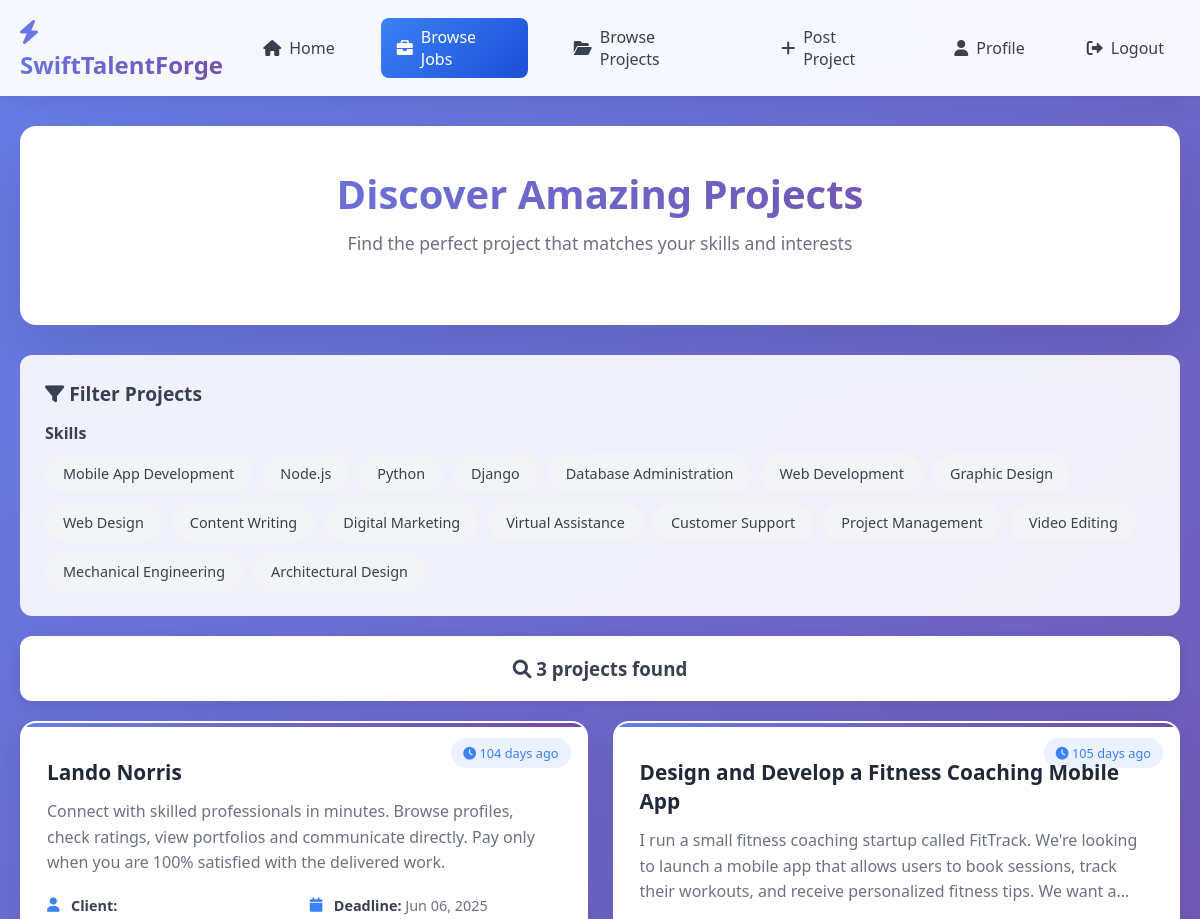
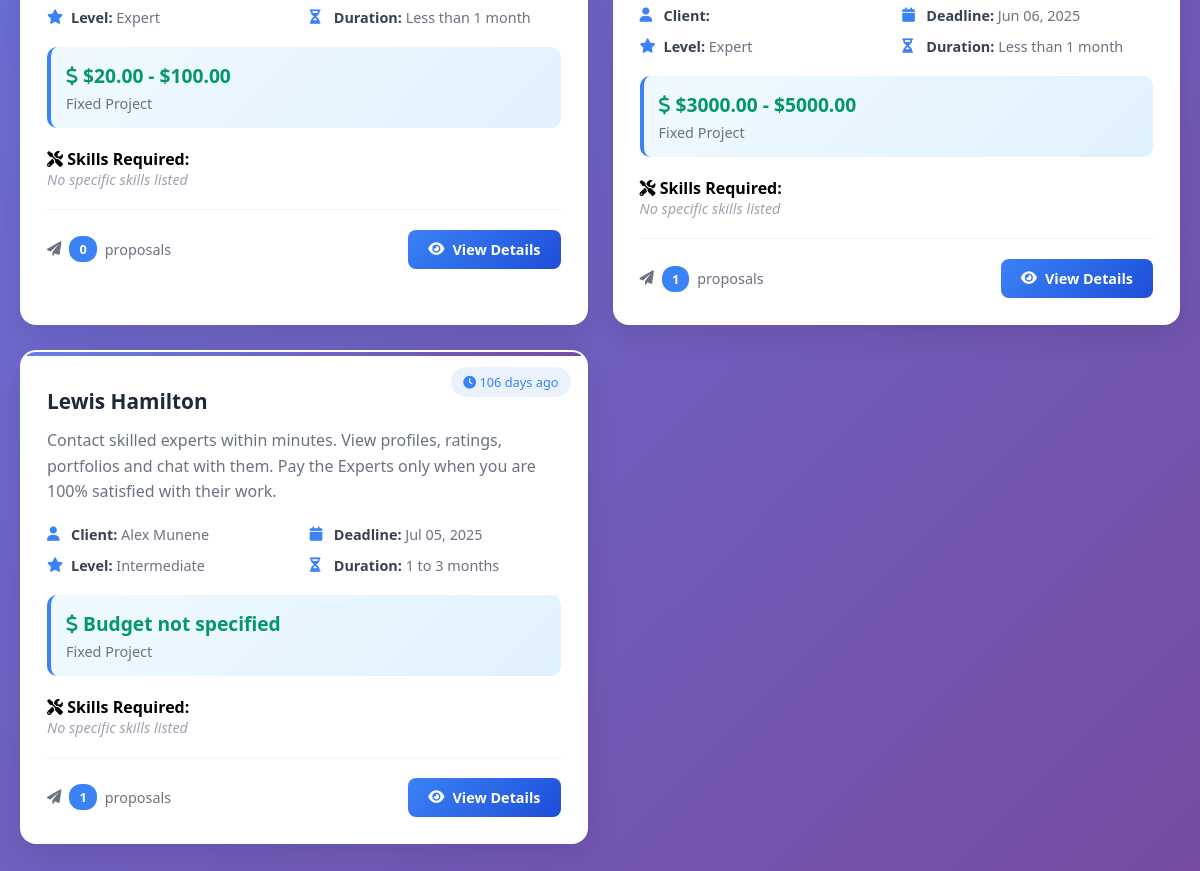
/browse_jobs/, run on an earlier commit of the app's database (2 pictures, top to bottom).
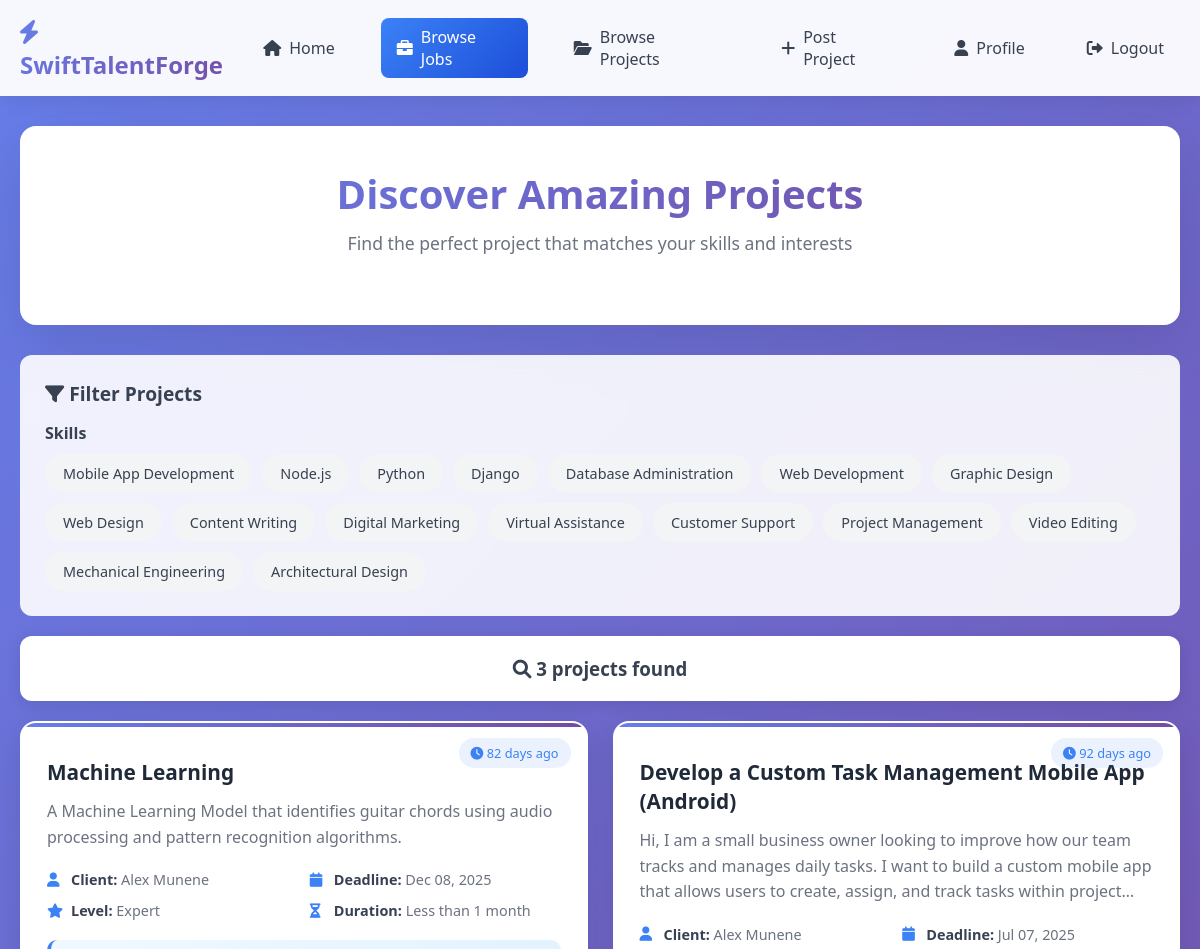
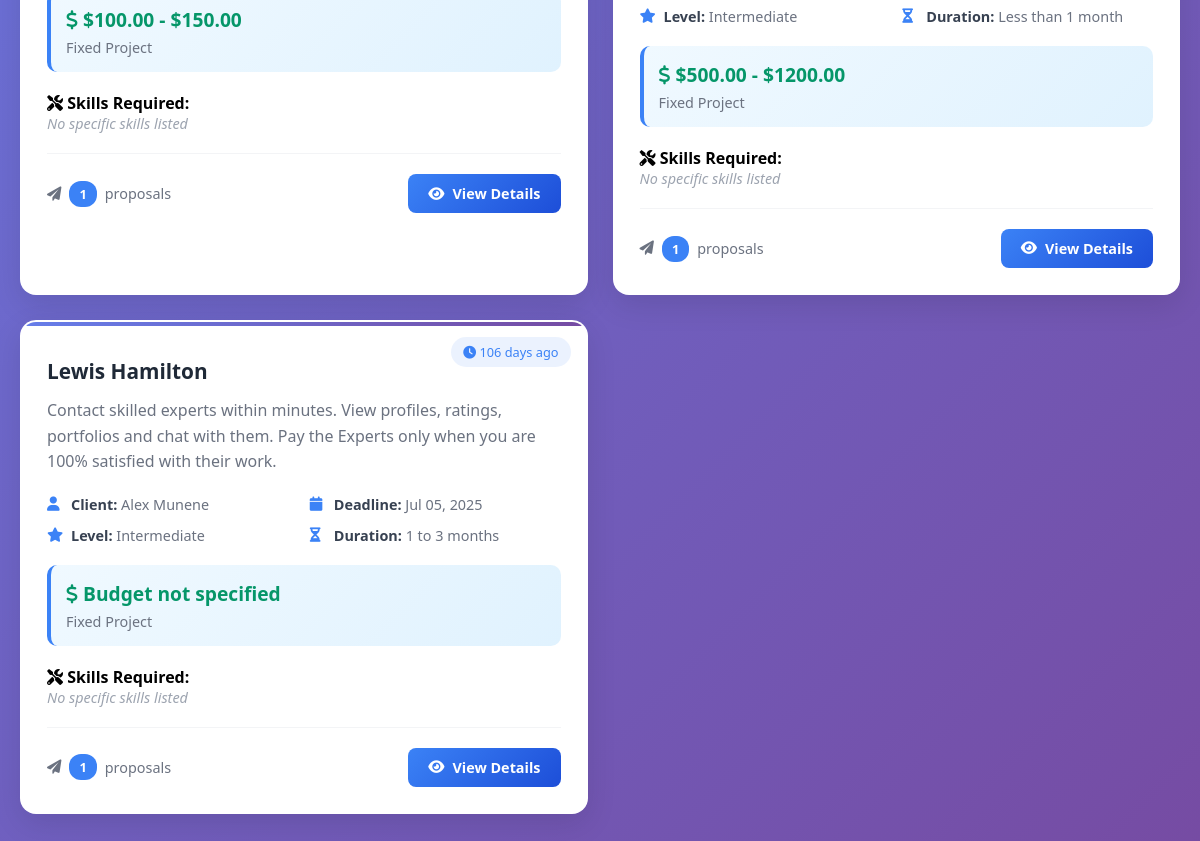
And on a later commit of the database (2 pictures, top to bottom).
### Portal/models.py (models this page shows, shortened)
class Skill(models.Model):
    skill_name = models.CharField(max_length=50, unique=True, primary_key=True)

class Project(models.Model):
    STATUS_CHOICES = [
        ('posted', 'Posted'),
        ('bidding', 'Receiving Bids'),
        ('hired', 'Freelancer Hired'),
        ('in_progress', 'Work in Progress'),
        ('submitted', 'Work Submitted'),
        ('revision', 'Revision Requested'),
        ('completed', 'Completed'),
        ('cancelled', 'Cancelled'),
    ]
    project_name = models.CharField(max_length=100)  # Removed unique=True
    description = models.CharField(max_length=300, default=None)
    postedOn = models.DateTimeField(auto_now_add=True)
    leader = models.ForeignKey(CustomUser, on_delete=models.CASCADE)
    isCompleted = models.BooleanField(default=False)
    deadline = models.DateField()
    task_count = models.IntegerField(default=0)
    budget_min = models.DecimalField(max_digits=10, decimal_places=2, default=0)
    budget_max = models.DecimalField(max_digits=10, decimal_places=2, default=0)
    project_type = models.CharField(max_length=20, choices=[
        ("Fixed", "Fixed Price"), ("Hourly", "Hourly Rate")
    ], default="Fixed")
    experience_level = models.CharField(max_length=20, choices=[
        ("Entry", "Entry Level"), ("Intermediate", "Intermediate"), ("Expert", "Expert")
    ], default="Intermediate")
    project_duration = models.CharField(max_length=30, choices=[
        ("Less than 1 month", "Less than 1 month"),
        ("1 to 3 months", "1 to 3 months"),
        ("3 to 6 months", "3 to 6 months"),
        ("More than 6 months", "More than 6 months")
    ], default="1 to 3 months")
    proposals_count = models.IntegerField(default=0)
    project_status = models.CharField(max_length=20, choices=STATUS_CHOICES, default='posted')

class CustomUser(models.Model):
    user = models.OneToOneField(User, on_delete=models.CASCADE, primary_key=True)
    phone_number = models.CharField(max_length=11, default=None)
    bio = models.TextField(max_length=500, default=None)
    image = models.ImageField(upload_to='profiles/')
    batchYear = models.CharField(max_length=4, choices=[
        ("None", "None"), ("UG-1", "UG-1"), ("UG-2", "UG-2"), ("UG-3", "UG-3"),
        ("UG-4", "UG-4"), ("MS", "MS"), ("Ph.D", "Ph.D")
    ], default='None')
    gender = models.CharField(max_length=10, choices=[
        ("Male", "Male"), ("Female", "Female")
    ], default="Male", blank=False)

### Portal/views.py (the view)
# urls.py: path('browse_jobs/', views.browse_jobs, name='browse_jobs'),
def browse_jobs(request):
    context = dict()
    cuser = None
    if request.user.is_authenticated:
        cuser = CustomUser.objects.get(user=request.user)
    if cuser:
        projects = Project.objects.filter(isCompleted=False).exclude(leader=cuser).order_by('-postedOn')
    else:
        projects = Project.objects.filter(isCompleted=False).order_by('-postedOn')
    for project in projects:
        try:
            project.skills_required = ProjectSkillsRequired.objects.filter(project=project)
        except:
            project.skills_required = []
        project.time_posted = project.postedOn
        project.days_ago = (timezone.now() - project.postedOn).days
    context['projects'] = projects
    context['skill_list'] = Skill.objects.all()
    return render(request, 'browsejobs.html', context)

### Portal/templates/browsejobs.html (shortened to what the changed rows need)
<!DOCTYPE html>
<html lang="en">
<head>
    <link href="https://cdnjs.cloudflare.com/ajax/libs/font-awesome/6.0.0/css/all.min.css" rel="stylesheet">
</head>
<body>
    <div class="container">
        <div class="header">
            <h1 class="page-title">
                Discover Amazing Projects
            </h1>
        </div>
        <div class="filter-section">
            <div class="filter-category">
                <div class="skills-filter">
                    {% for skill in skill_list %}
                        <div class="skill-filter-item" data-skill="{{ skill.skill_name }}">
                            {{ skill.skill_name }}
                        </div>
                    {% endfor %}
                </div>
            </div>
        </div>
        {% if projects %}
            <div class="projects-grid" id="projectsGrid">
                {% for project in projects %}
                    <div class="project-card" data-skills="{% for skill_req in project.skills_required %}{{ skill_req.skill.skill_name }}{% if not forloop.last %},{% endif %}{% endfor %}">
                        <div class="posted-time">
                            <i class="fas fa-clock"></i>
                            {% if project.days_ago == 0 %}
                                Today
                            {% elif project.days_ago == 1 %}
                                Yesterday
                            {% else %}
                                {{ project.days_ago }} days ago
                            {% endif %}
                        </div>
                        <h3 class="project-title">{{ project.project_name }}</h3>
                        <p class="project-description">{{ project.description }}</p>
                        <div class="project-meta">
                            <div class="meta-item">
                                <i class="fas fa-user"></i>
                                <span><strong>Client:</strong> {{ project.leader.user.first_name }} {{ project.leader.user.last_name }}</span>
                            </div>
                            <div class="meta-item">
                                <i class="fas fa-calendar"></i>
                                <span><strong>Deadline:</strong> {{ project.deadline|date:"M d, Y" }}</span>
                            </div>
                            <div class="meta-item">
                                <i class="fas fa-star"></i>
                                <span><strong>Level:</strong> {{ project.experience_level }}</span>
                            </div>
                            <div class="meta-item">
                                <i class="fas fa-hourglass-half"></i>
                                <span><strong>Duration:</strong> {{ project.project_duration }}</span>
                            </div>
                        </div>
                        <div class="project-budget">
                            <div class="budget-amount">
                                <i class="fas fa-dollar-sign"></i>
                                {% if project.budget_min > 0 or project.budget_max > 0 %}
                                    ${{ project.budget_min }} - ${{ project.budget_max }}
                                {% else %}
                                    Budget not specified
                                {% endif %}
                            </div>
                            <div class="budget-type">{{ project.project_type }} Project</div>
                        </div>
                        <div class="project-skills">
                            <strong><i class="fas fa-tools"></i> Skills Required:</strong>
                            {% if project.skills_required %}
                                <div class="skills-container">
                                    {% for skill_req in project.skills_required %}
                                        <span class="skill-tag">{{ skill_req.skill.skill_name }}</span>
                                    {% endfor %}
                                </div>
                            {% else %}
                                <div class="no-skills">No specific skills listed</div>
                            {% endif %}
                        </div>
                        <div class="project-footer">
                            <div class="proposals-info">
                                <i class="fas fa-paper-plane"></i>
                                <span class="proposals-count">{{ project.proposals_count|default:0 }}</span>
                                proposals
                            </div>
                            <a href="{% url 'Portal:project_detail' project.id %}" class="view-btn">
                                <i class="fas fa-eye"></i>
                                View Details
                            </a>
                        </div>
                    </div>
                {% endfor %}
            </div>
        {% else %}
            <div class="no-projects">
                <i class="fas fa-folder-open"></i>
                <h3>No Projects Available</h3>
                <p>There are currently no projects posted. Check back later for new opportunities!</p>
            </div>
        {% endif %}
    </div>
</body>
</html>

What changed in the data, as far as the page shows it:
no longer on this page (row edited): Project: days_ago "104", project_name "Lando Norris", description "Connect with skilled professionals in minutes. Browse profiles, check ratings, view portfolios and communicate directly. Pay only when you are 100% satisfied with the delivered work.", deadline "Jun 06, 2025", experience_level "Expert", project_duration "Less than 1 month", budget_min "20.00", budget_max "100.00", project_type "Fixed", shows "No specific skills listed", proposals_count "0"
no longer on this page (row edited): Project: days_ago "105", project_name "Design and Develop a Fitness Coaching Mobile App", description "I run a small fitness coaching startup called FitTrack. We're looking to launch a mobile app that allows users to book sessions, track their workouts, and receive personalized fitness tips. We want…", deadline "Jun 06, 2025", experience_level "Expert", project_duration "Less than 1 month", budget_min "3000.00", budget_max "5000.00", project_type "Fixed", shows "No specific skills listed", proposals_count "1"
added Project: days_ago "82", project_name "Machine Learning", description "A Machine Learning Model that identifies guitar chords using audio processing and pattern recognition algorithms.", leader.user.first_name "Alex", leader.user.last_name "Munene", deadline "Dec 08, 2025", experience_level "Expert", project_duration "Less than 1 month", budget_min "100.00", budget_max "150.00", project_type "Fixed", shows "No specific skills listed", proposals_count "1"
added Project: days_ago "92", project_name "Develop a Custom Task Management Mobile App (Android)", description "Hi, I am a small business owner looking to improve how our team tracks and manages daily tasks. I want to build a custom mobile app that allows users to create, assign, and track tasks within…", leader.user.first_name "Alex", leader.user.last_name "Munene", deadline "Jul 07, 2025", experience_level "Intermediate", project_duration "Less than 1 month", budget_min "500.00", budget_max "1200.00", project_type "Fixed", shows "No specific skills listed", proposals_count "1"
